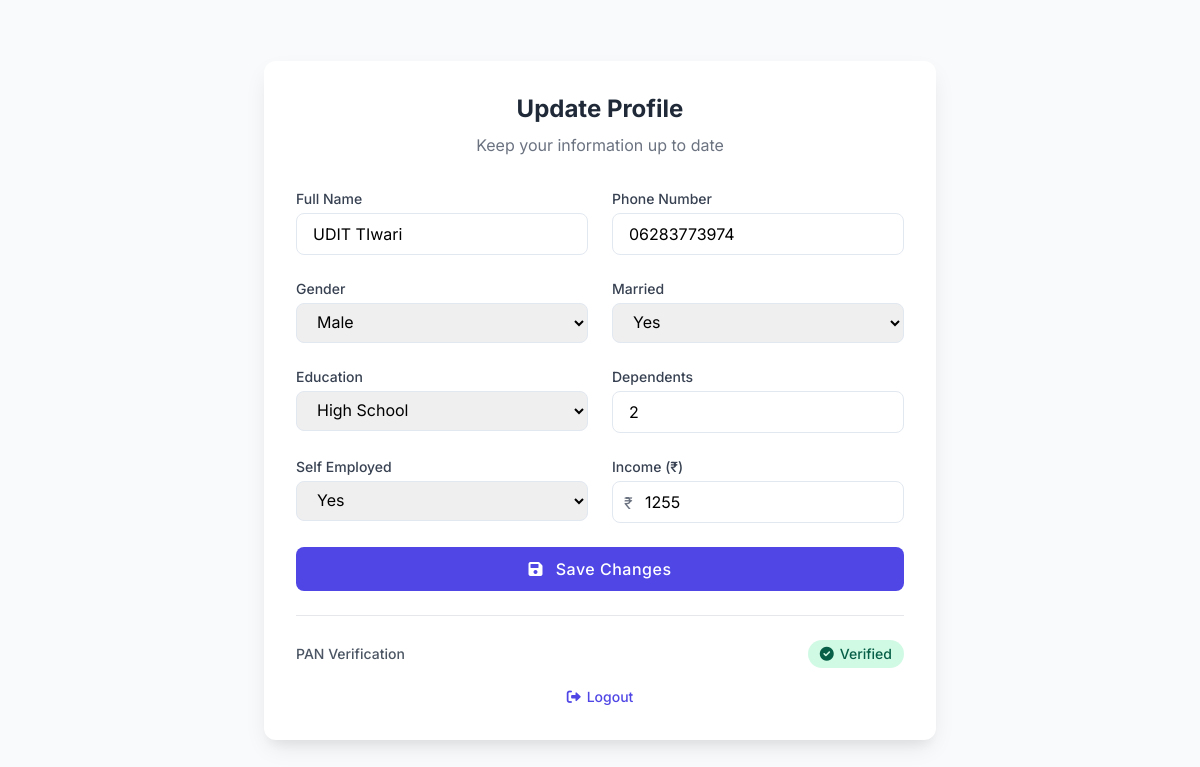
The page /update_profile/ (signed in) on the database its author committed.
### loans/models.py (models this page shows, shortened)
class UserProfile(models.Model):
    GENDER_CHOICES = [
        ('Male', 'Male'),
        ('Female', 'Female'),
        ('Other', 'Other'),
    ]
    MARRIED_CHOICES = [
        ('Yes', 'Yes'),
        ('No', 'No'),
    ]
    EDUCATION_CHOICES = [
        ('High School', 'High School'),
        ('Associate Degree', 'Associate Degree'),
        ('Bachelor\'s Degree', 'Bachelor\'s Degree'),
        ('Master\'s Degree', 'Master\'s Degree'),
        ('Doctorate', 'Doctorate'),
    ]
    SELF_EMPLOYED_CHOICES = [
        ('Yes', 'Yes'),
        ('No', 'No'),
    ]
    user = models.OneToOneField(User, on_delete=models.CASCADE)
    gender = models.CharField(max_length=10, choices=GENDER_CHOICES , blank=True)
    married = models.CharField(max_length=10, choices=MARRIED_CHOICES , blank=True)
    education = models.CharField(max_length=20, choices=EDUCATION_CHOICES , blank=True)
    dependents = models.IntegerField(default=0 , blank=True)
    self_employed = models.CharField(max_length=10, choices=SELF_EMPLOYED_CHOICES , blank=True)
    income = models.IntegerField(default=0,  blank=True)
    phone_number = models.CharField(max_length=15, blank=True, null=True)
    name=models.CharField(blank=True, max_length=50)
    pan=models.CharField(blank=True,default='No', max_length=10,choices=(('Yes', 'Yes'),('No', 'No')))
    acc_num=models.CharField(blank=True,default='No', max_length=10,choices=(('Yes', 'Yes'),('No', 'No')))
    num_ver=models.CharField(blank=True,default='No', max_length=10,choices=(('Yes', 'Yes'),('No', 'No')))

### loans/views.py (the view, shortened to what this page needs)
# urls.py: path('update_profile/', views.update_profile, name='update_profile'),
@login_required
def update_profile(request):
    profile, created = UserProfile.objects.get_or_create(user=request.user)
    return render(request, 'update_profile.html', {'user_profile': profile})

### templates/update_profile.html (shortened to what this page needs)
<!DOCTYPE html>
<html lang="en">
<head>
  <link href="https://cdn.jsdelivr.net/npm/tailwindcss@2.2.19/dist/tailwind.min.css" rel="stylesheet" />
  <link rel="stylesheet" href="https://cdnjs.cloudflare.com/ajax/libs/font-awesome/6.0.0-beta3/css/all.min.css" />
</head>
<body class="min-h-screen flex items-center justify-center bg-gray-50">
  <div class="form-container bg-white p-8 w-full max-w-2xl mx-4">
    <div class="text-center mb-8">
      <h2 class="text-2xl font-bold text-gray-800 mb-2">Update Profile</h2>
      <p class="text-gray-500">Keep your information up to date</p>
    </div>
    <form method="post" class="grid grid-cols-1 md:grid-cols-2 gap-6">
      <div>
        <label class="block text-sm font-medium text-gray-700 mb-1" for="name">Full Name</label>
        <input type="text" id="name" name="name" value="{{ user_profile.name|default:'' }}" required class="input-field w-full px-4 py-2 rounded-lg focus:outline-none focus:ring-1 focus:ring-indigo-500">
      </div>
      <div>
        <label class="block text-sm font-medium text-gray-700 mb-1" for="phone_number">Phone Number</label>
        <input type="text" id="phone_number" name="phone_number" value="{{ user_profile.phone_number|default:'' }}" required class="input-field w-full px-4 py-2 rounded-lg focus:outline-none focus:ring-1 focus:ring-indigo-500">
      </div>
      <div>
        <label class="block text-sm font-medium text-gray-700 mb-1" for="gender">Gender</label>
        <select name="gender" id="gender" class="input-field w-full px-4 py-2 rounded-lg focus:outline-none focus:ring-1 focus:ring-indigo-500">
          <option value="Male" {% if user_profile.gender == 'Male' %}selected{% endif %}>Male</option>
        </select>
      </div>
      <div>
        <label class="block text-sm font-medium text-gray-700 mb-1" for="married">Married</label>
        <select name="married" id="married" class="input-field w-full px-4 py-2 rounded-lg focus:outline-none focus:ring-1 focus:ring-indigo-500">
          <option value="Yes" {% if user_profile.married == 'Yes' %}selected{% endif %}>Yes</option>
        </select>
      </div>
      <div>
        <label class="block text-sm font-medium text-gray-700 mb-1" for="education">Education</label>
        <select name="education" id="education" class="input-field w-full px-4 py-2 rounded-lg focus:outline-none focus:ring-1 focus:ring-indigo-500">
          {% for option in user_profile.EDUCATION_CHOICES %}
            <option value="{{ option.0 }}" {% if user_profile.education == option.0 %}selected{% endif %}>{{ option.1 }}</option>
          {% endfor %}
        </select>
      </div>
      <div>
        <label class="block text-sm font-medium text-gray-700 mb-1" for="dependents">Dependents</label>
        <input type="number" id="dependents" name="dependents" value="{{ user_profile.dependents|default:0 }}" required class="input-field w-full px-4 py-2 rounded-lg focus:outline-none focus:ring-1 focus:ring-indigo-500">
      </div>
      <div>
        <label class="block text-sm font-medium text-gray-700 mb-1" for="self_employed">Self Employed</label>
        <select name="self_employed" id="self_employed" class="input-field w-full px-4 py-2 rounded-lg focus:outline-none focus:ring-1 focus:ring-indigo-500">
          <option value="Yes" {% if user_profile.self_employed == 'Yes' %}selected{% endif %}>Yes</option>
        </select>
      </div>
      <div>
        <label class="block text-sm font-medium text-gray-700 mb-1" for="income">Income (₹)</label>
        <div class="relative">
          <span class="absolute left-3 top-2.5 text-gray-500">₹</span>
          <input type="number" id="income" name="income" value="{{ user_profile.income|default:0 }}" required class="input-field w-full pl-8 pr-4 py-2 rounded-lg focus:outline-none focus:ring-1 focus:ring-indigo-500">
        </div>
      </div>
      <div class="md:col-span-2">
        <button type="submit" class="save-btn w-full bg-indigo-600 hover:bg-indigo-700 text-white font-medium py-2.5 rounded-lg transition duration-200">
          <i class="fas fa-save mr-2"></i> Save Changes
        </button>
      </div>
    </form>
    <div class="mt-6 pt-6 border-t border-gray-200 md:col-span-2">
      <div class="flex justify-between items-center">
        <span class="text-sm font-medium text-gray-600">PAN Verification</span>
        {% if user_profile.pan == "Yes" %}
          <span class="inline-flex items-center px-3 py-1 rounded-full text-sm font-medium bg-green-100 text-green-800">
            <i class="fas fa-check-circle mr-1.5"></i> Verified
          </span>
        {% else %}
          <a href="/verify_pan/" class="verification-btn inline-flex items-center px-3 py-1 rounded-full text-sm font-medium bg-blue-100 text-blue-800 hover:bg-blue-200">
            <i class="fas fa-id-card mr-1.5"></i> Verify PAN
          </a>
        {% endif %}
      </div>
      <div class="mt-4 text-center">
        <a href="{% url 'logout' %}" class="text-sm text-indigo-600 hover:text-indigo-800 font-medium inline-flex items-center">
          <i class="fas fa-sign-out-alt mr-1.5"></i> Logout
        </a>
      </div>
    </div>
  </div>
</body>
</html>

### templates/update_profile.html (style rules this page uses)
body { font-family: 'Inter', sans-serif; background-color: #f8fafc; }
.form-container { box-shadow: 0 10px 25px -5px rgba(0, 0, 0, 0.1), 0 10px 10px -5px rgba(0, 0, 0, 0.04); border-radius: 12px; transition: all 0.3s ease; }
.input-field { transition: all 0.2s ease; border: 1px solid #e2e8f0; }
.save-btn { transition: all 0.3s ease; letter-spacing: 0.5px; }

### rows shown on the page
UserProfile: name "UDIT TIwari", phone_number "06283773974", gender "Male", married "Yes", education "High School", dependents "2", self_employed "Yes", income "1255"
